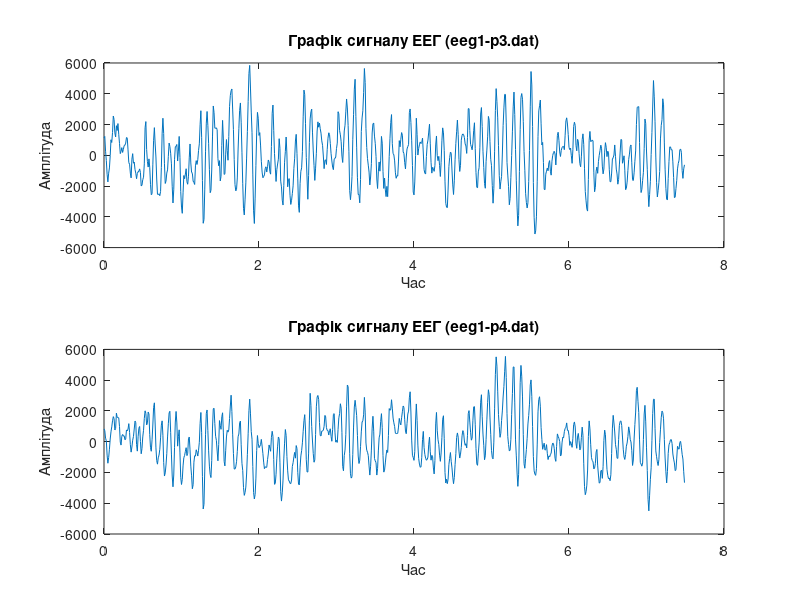
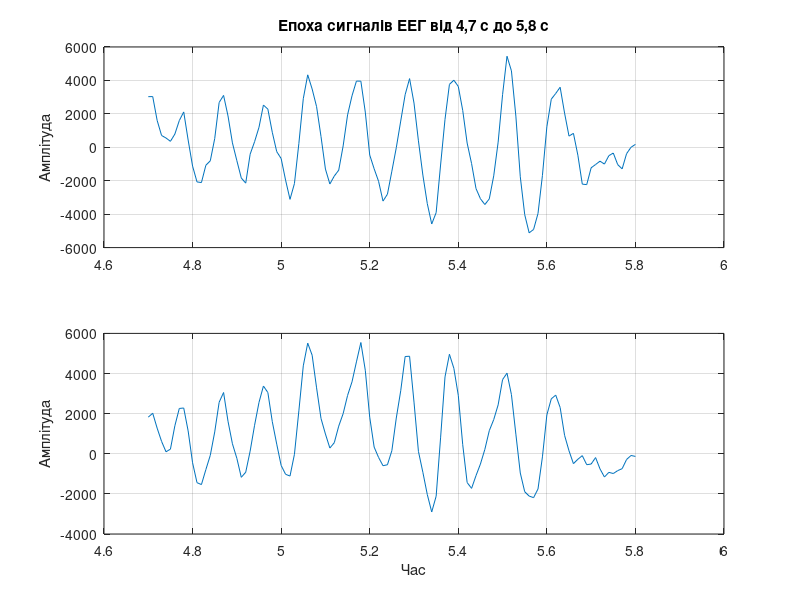

Here is the MATLAB script that generated these plots, in order: (Note: this script raises an error after producing the figures.)
%=== Завдання #3.5 ===
% Завантаження сигналу ЕЕГ файл (eeg1-p3.dat)
fs = 100;
eeg_1 = load('eeg1-p3.dat');
eeg1 = detrend(eeg_1);
t_1 = (0:length(eeg1)-1)/fs;
figure(18)
subplot(2, 1, 1); plot(t_1, eeg1);
title('Графік сигналу ЕЕГ (eeg1-p3.dat)');
xlabel('Час'); ylabel('Амплітуда');

% Завантаження сигналу ЕЕГ файл (eeg1-p4.dat)
eeg_2 = load('eeg1-p4.dat');
eeg2 = detrend(eeg_2);
t_2 = (0:length(eeg2)-1)/fs;
subplot(2, 1, 2); plot(t_2, eeg2);
title('Графік сигналу ЕЕГ (eeg1-p4.dat)');
xlabel('Час'); ylabel('Амплітуда');

% Виділення епохи сигналів ЕЕГ від t1 = 4,7 с до t2 = 5,8 с
t1 = 4.7;
t2 = 5.8;
n1 = fix(t1*fs)+1;
n2 = fix(t2*fs)+1;
figure(19)
subplot(2,1,1); plot(t_1(n1:n2), eeg1(n1:n2)), grid on;
title('Епоха сигналів ЕЕГ від 4,7 с до 5,8 с'); ylabel('Амплітуда');
subplot(2,1,2); plot(t_2(n1:n2), eeg2(n1:n2)), grid on;
xlabel('Час'); ylabel('Амплітуда');

% Обчислення ВКФ сигналів ЕЕГ
vkf = xcorr(eeg1, eeg2, maxlag, 'unbiased');
figure(20)
plot(vkf);
title('ВКФ сигналів ЕЕГ');
xlabel('Відліки'); ylabel('Амплітуда');

% Обчислення взаємної спектральної щільності сигналів ЕЕГ
Sx = abs(fft(vkf)/length(vkf));
Sy = Sx';
Syf = [Sy(1),2.*Sy(2:end-1),Sy(end)];
Syn = fftshift(Syf);
N = length(Sy);
t3 = (0:N-1)/N*fs;
figure(21)
plot(t3, Syn), grid on;
title('Взаємна спектральна щільність сигналів ЕЕГ');
xlabel('Час'); ylabel('Амплітуда');
